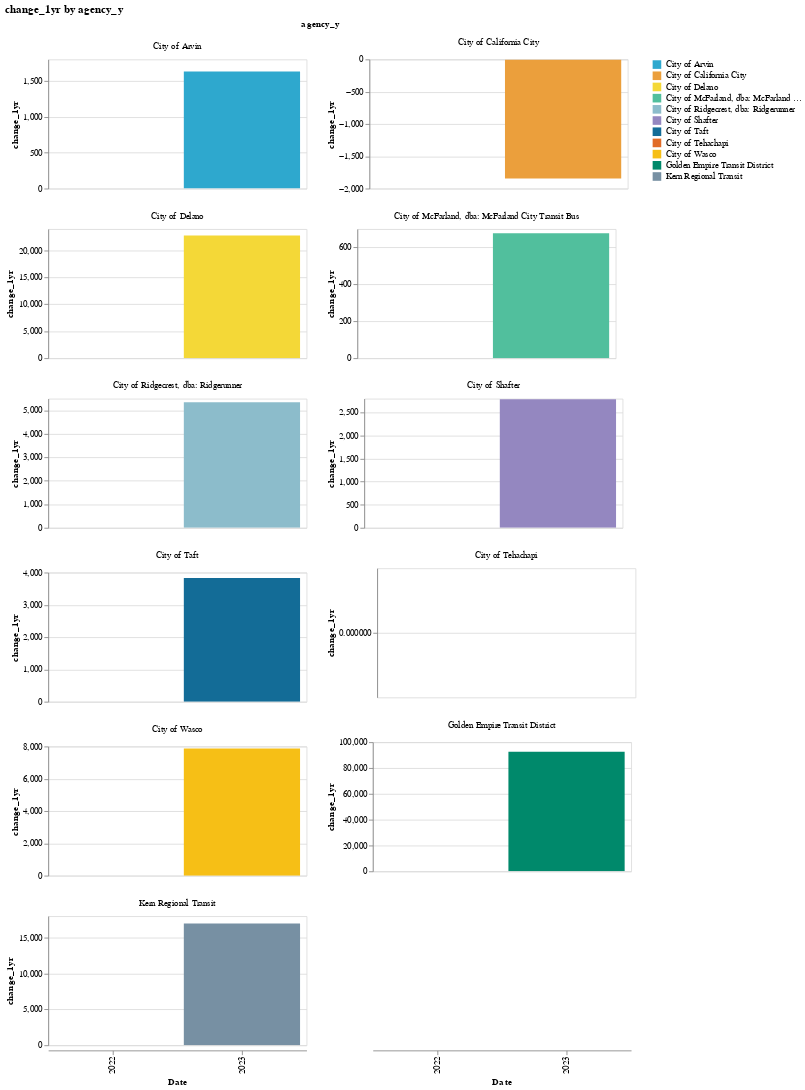

Notebook cell for this chart:
### Code cell
make_bar_chart(
    by_agency_long, 
    y_col = "change_1yr", 
    color_col = "agency_y")

### Figure 1 — Vega-Lite specification as saved in the notebook (floating-point values rounded to 4 significant figures)
{"config": {"view": {"continuousWidth": 300, "continuousHeight": 300}}, "data": {"name": "data-913678d2487f3e0e184d00c93d4d7b37"}, "facet": {"field": "agency_y", "type": "nominal"}, "spec": {"mark": {"type": "bar"}, "encoding": {"color": {"field": "agency_y", "scale": {"range": ["#2EA8CE", "#EB9F3C", "#F4D837", "#51BF9D", "#8CBCCB", "#9487C0", "#136C97", "#E16B26", "#F6BF16", "#00896B", "#7790A3", "#5B559C"]}, "title": "", "type": "nominal"}, "tooltip": [{"field": "report_year", "type": "quantitative"}, {"field": "change_1yr", "type": "quantitative"}, {"field": "agency_y", "type": "nominal"}, {"field": "RTPA", "type": "nominal"}], "x": {"field": "report_year", "title": "Date", "type": "ordinal"}, "y": {"field": "change_1yr", "title": "change_1yr", "type": "quantitative"}}, "height": 150, "name": "view_2", "width": 300}, "columns": 2, "params": [{"name": "param_3", "select": {"type": "interval", "encodings": ["x", "y"]}, "bind": "scales", "views": ["view_2"]}], "resolve": {"scale": {"x": "shared", "y": "independent"}}, "title": "change_1yr by agency_y", "$schema": "https://vega.github.io/schema/vega-lite/v5.20.1.json", "datasets": {"data-913678d2487f3e0e184d00c93d4d7b37": [{"ntd_id": "90004", "agency_y": "Golden Empire Transit District", "RTPA": "Kern Council of Governments", "report_year": 2022, "upt": 3201000.0, "vrm": 3759000.0, "vrh": 292300.0, "previous_y_upt": 0.0, "change_1yr": 0.0, "pct_change_1yr": 100.0}, {"ntd_id": "90004", "agency_y": "Golden Empire Transit District", "RTPA": "Kern Council of Governments", "report_year": 2023, "upt": 3294000.0, "vrm": 3924000.0, "vrh": 289300.0, "previous_y_upt": 3201000.0, "change_1yr": 92550.0, "pct_change_1yr": 2.81}, {"ntd_id": "90238", "agency_y": "City of Delano", "RTPA": "Kern Council of Governments", "report_year": 2022, "upt": 63450.0, "vrm": 127800.0, "vrh": 14190.0, "previous_y_upt": 0.0, "change_1yr": 0.0, "pct_change_1yr": 100.0}, {"ntd_id": "90238", "agency_y": "City of Delano", "RTPA": "Kern Council of Governments", "report_year": 2023, "upt": 86240.0, "vrm": 144500.0, "vrh": 15880.0, "previous_y_upt": 63450.0, "change_1yr": 22790.0, "pct_change_1yr": 26.42}, {"ntd_id": "91006", "agency_y": "City of Ridgecrest, dba: Ridgerunner", "RTPA": "Kern Council of Governments", "report_year": 2022, "upt": 4980.0, "vrm": 28850.0, "vrh": 1663.0, "previous_y_upt": 0.0, "change_1yr": 0.0, "pct_change_1yr": 100.0}, {"ntd_id": "91006", "agency_y": "City of Ridgecrest, dba: Ridgerunner", "RTPA": "Kern Council of Governments", "report_year": 2023, "upt": 10330.0, "vrm": 63280.0, "vrh": 4383.0, "previous_y_upt": 4980.0, "change_1yr": 5346.0, "pct_change_1yr": 51.77}, {"ntd_id": "91027", "agency_y": "City of Arvin", "RTPA": "Kern Council of Governments", "report_year": 2022, "upt": 58040.0, "vrm": 131000.0, "vrh": 7418.0, "previous_y_upt": 0.0, "change_1yr": 0.0, "pct_change_1yr": 100.0}, {"ntd_id": "91027", "agency_y": "City of Arvin", "RTPA": "Kern Council of Governments", "report_year": 2023, "upt": 59680.0, "vrm": 133300.0, "vrh": 7487.0, "previous_y_upt": 58040.0, "change_1yr": 1633.0, "pct_change_1yr": 2.74}, {"ntd_id": "91059", "agency_y": "Kern Regional Transit", "RTPA": "Kern Council of Governments", "report_year": 2022, "upt": 198900.0, "vrm": 2053000.0, "vrh": 76030.0, "previous_y_upt": 0.0, "change_1yr": 0.0, "pct_change_1yr": 100.0}, {"ntd_id": "91059", "agency_y": "Kern Regional Transit", "RTPA": "Kern Council of Governments", "report_year": 2023, "upt": 215900.0, "vrm": 1934000.0, "vrh": 79430.0, "previous_y_upt": 198900.0, "change_1yr": 16970.0, "pct_change_1yr": 7.86}, {"ntd_id": "91066", "agency_y": "City of Taft", "RTPA": "Kern Council of Governments", "report_year": 2022, "upt": 22020.0, "vrm": 55690.0, "vrh": 5609.0, "previous_y_upt": 0.0, "change_1yr": 0.0, "pct_change_1yr": 100.0}, {"ntd_id": "91066", "agency_y": "City of Taft", "RTPA": "Kern Council of Governments", "report_year": 2023, "upt": 25860.0, "vrm": 55870.0, "vrh": 5746.0, "previous_y_upt": 22020.0, "change_1yr": 3830.0, "pct_change_1yr": 14.81}, {"ntd_id": "91074", "agency_y": "City of Tehachapi", "RTPA": "Kern Council of Governments", "report_year": 2022, "upt": 3351.0, "vrm": 11130.0, "vrh": 2084.0, "previous_y_upt": 0.0, "change_1yr": 0.0, "pct_change_1yr": 100.0}, {"ntd_id": "91110", "agency_y": "City of McFarland, dba: McFarland City Transit Bus", "RTPA": "Kern Council of Governments", "report_year": 2022, "upt": 2756.0, "vrm": 3817.0, "vrh": 615.0, "previous_y_upt": 0.0, "change_1yr": 0.0, "pct_change_1yr": 100.0}, {"ntd_id": "91110", "agency_y": "City of McFarland, dba: McFarland City Transit Bus", "RTPA": "Kern Council of Governments", "report_year": 2023, "upt": 3433.0, "vrm": 6518.0, "vrh": 1095.0, "previous_y_upt": 2756.0, "change_1yr": 677.0, "pct_change_1yr": 19.72}, {"ntd_id": "91111", "agency_y": "City of California City", "RTPA": "Kern Council of Governments", "report_year": 2022, "upt": 11070.0, "vrm": 27680.0, "vrh": 1372.0, "previous_y_upt": 0.0, "change_1yr": 0.0, "pct_change_1yr": 100.0}, {"ntd_id": "91111", "agency_y": "City of California City", "RTPA": "Kern Council of Governments", "report_year": 2023, "upt": 9224.0, "vrm": 25100.0, "vrh": 1562.0, "previous_y_upt": 11070.0, "change_1yr": -1844.0, "pct_change_1yr": -19.99}, {"ntd_id": "91120", "agency_y": "City of Shafter", "RTPA": "Kern Council of Governments", "report_year": 2022, "upt": 14880.0, "vrm": 34650.0, "vrh": 1617.0, "previous_y_upt": 0.0, "change_1yr": 0.0, "pct_change_1yr": 100.0}, {"ntd_id": "91120", "agency_y": "City of Shafter", "RTPA": "Kern Council of Governments", "report_year": 2023, "upt": 17660.0, "vrm": 39060.0, "vrh": 1941.0, "previous_y_upt": 14880.0, "change_1yr": 2785.0, "pct_change_1yr": 15.77}, {"ntd_id": "99426", "agency_y": "City of Wasco", "RTPA": "Kern Council of Governments", "report_year": 2022, "upt": 3358.0, "vrm": 8617.0, "vrh": 931.0, "previous_y_upt": 0.0, "change_1yr": 0.0, "pct_change_1yr": 100.0}, {"ntd_id": "99426", "agency_y": "City of Wasco", "RTPA": "Kern Council of Governments", "report_year": 2023, "upt": 11240.0, "vrm": 26460.0, "vrh": 2970.0, "previous_y_upt": 3358.0, "change_1yr": 7878.0, "pct_change_1yr": 70.11}]}}
